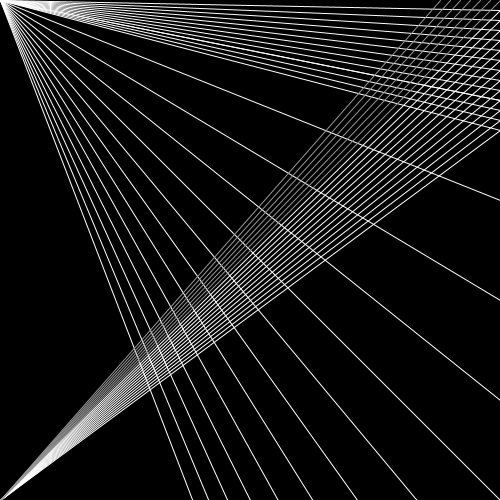
Frame 1 (no input)
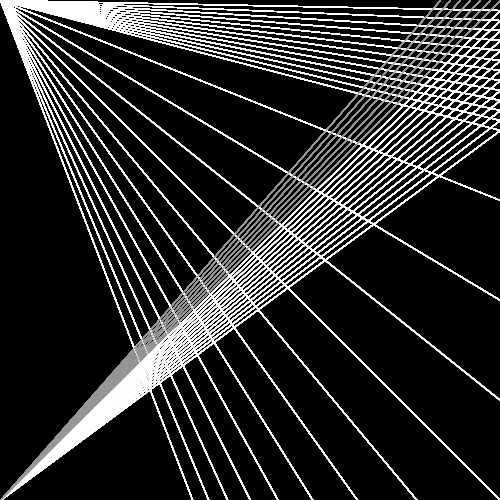
Frame 60 (the mouse pressed at the canvas centre just before this capture)
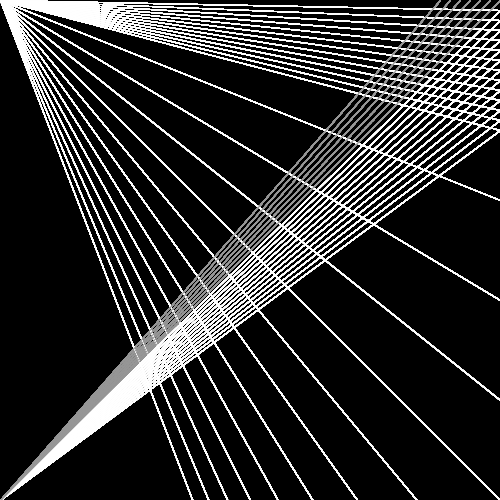
Frame 120 (the mouse held since frame 60 and released just before this capture)

The Processing sketch that drew these frames (run headless with seeded random() and noise(); from frame 60 on, the mouse is pressed at the canvas centre):

// Processing sketch: processing_32228
// ── processing_32228.pde


void setup () {
  size (500,500);
  noFill ();
  background (0);
  
  
}

void draw ()
{
  fill (254,255,5);
  //ellipse (200, 200, 200, 200);
    
  stroke (255);
  strokeWeight (1);
  
  line (0,500,500,10);
  line (0,500,500,20);
  line (0,500,500,30);
  line (0,500,500,40);
  line (0,500,500,50);
  line (0,500,500,60);
  line (0,500,500,70);
  line (0,500,500,80);
  line (0,500,500,90);
  line (0,500,500,100);
  line (0,500,500,110);
  line (0,500,500,120);
  line (0,500,500,130);
  
  line (0,0,500,10);
  line (0,0,500,20);
  line (0,0,500,30);
  line (0,0,500,40);
  line (0,0,500,50);
  line (0,0,500,60);
  line (0,0,500,70);
  line (0,0,500,80);
  line (0,0,500,90);
  line (0,0,500,100);
  line (0,0,500,110);
  line (0,0,500,120);
  line (0,0,500,130);
  
  line (0,0,500,100);
  line (0,0,500,200);
  line (0,0,500,300);
  line (0,0,500,400);
  line (0,0,500,500);
  line (0,0,500,600);
  line (0,0,500,700);
  line (0,0,500,800);
  line (0,0,500,900);
  line (0,0,500,1000);
  line (0,0,500,1100);
  line (0,0,500,1200);
  line (0,0,500,1300);
  
  stroke (150);
  line (0,500,500,0);
  line (0,500,490,0);
  line (0,500,480,0);
  line (0,500,470,0);
  line (0,500,460,0);
  line (0,500,450,0);
  line (0,500,440,0);
  
}
